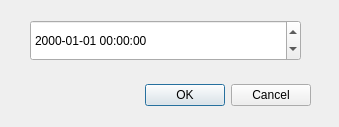
<?xml version="1.0" encoding="UTF-8"?>
<ui version="4.0">
 <class>Dialog</class>
 <widget class="QDialog" name="Dialog">
  <property name="geometry">
   <rect>
    <x>0</x>
    <y>0</y>
    <width>339</width>
    <height>127</height>
   </rect>
  </property>
  <property name="windowTitle">
   <string>to specific date time</string>
  </property>
  <property name="windowIcon">
   <iconset resource="image/image.qrc">
    <normaloff>:/image/icon.jpg</normaloff>:/image/icon.jpg</iconset>
  </property>
  <widget class="QDialogButtonBox" name="buttonBox">
   <property name="geometry">
    <rect>
     <x>30</x>
     <y>80</y>
     <width>281</width>
     <height>31</height>
    </rect>
   </property>
   <property name="orientation">
    <enum>Qt::Horizontal</enum>
   </property>
   <property name="standardButtons">
    <set>QDialogButtonBox::Cancel|QDialogButtonBox::Ok</set>
   </property>
  </widget>
  <widget class="QDateTimeEdit" name="dateTimeEdit">
   <property name="geometry">
    <rect>
     <x>30</x>
     <y>20</y>
     <width>271</width>
     <height>41</height>
    </rect>
   </property>
   <property name="styleSheet">
    <string notr="true">font: 14pt &quot;DejaVu Sans Mono for Powerline&quot;;</string>
   </property>
   <property name="displayFormat">
    <string>yyyy-MM-dd HH:mm:ss</string>
   </property>
  </widget>
 </widget>
 <resources>
  <include location="image/image.qrc"/>
 </resources>
 <connections/>
</ui>
